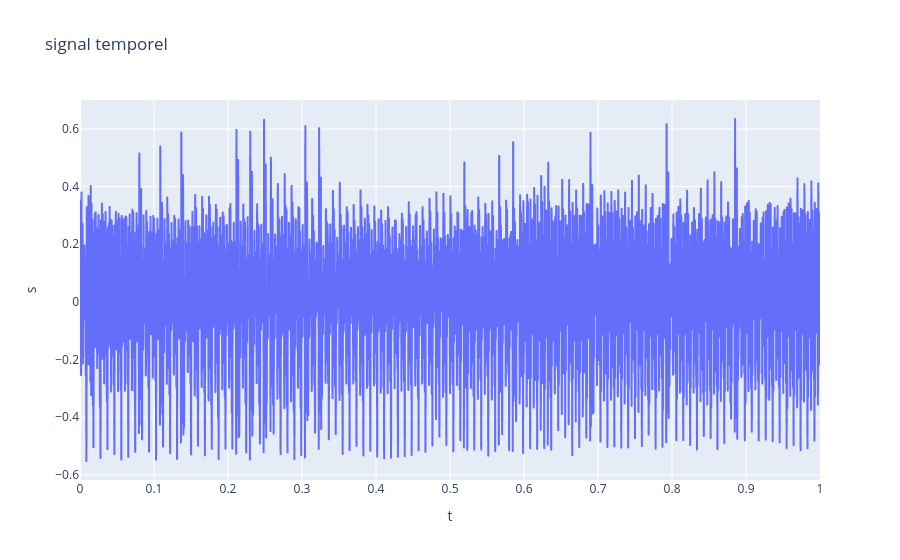
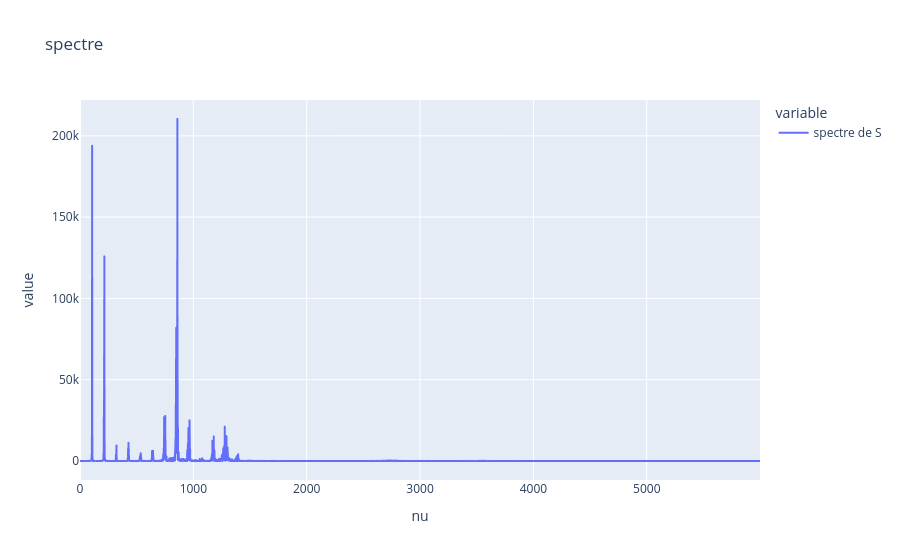
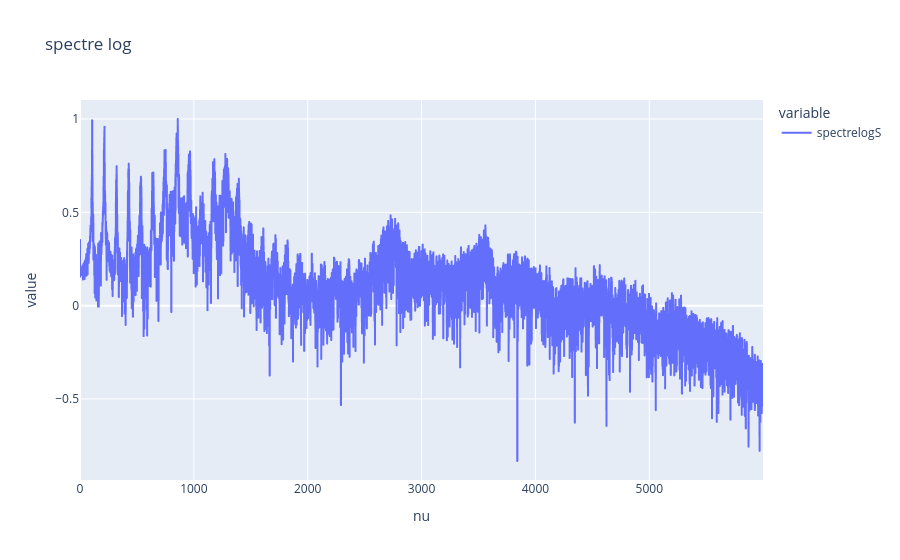

Write notebook code for charts like these, in order.
### Markdown cell above
FONCTION QUI RETOURNE L'AMPLITUDE ET LA FREQUENCE DU FONDAMENTALE ET DE H HARMONIQUES SOUS FORME DE VECTEUR

### Code cell
signal_dict = np.load('a_1.npz')

s = signal_dict['s']
t = signal_dict['t']

h=14
df=pd.DataFrame({"t":t, "s":s})
fig= px.line(df, x="t", y="s", title="signal temporel")
fig.show()

nu,S = san.trans_fourier(s,t)


spectreS = ((abs(S))**2)

df=pd.DataFrame({"nu":nu, "spectre de S":spectreS})
fig2= px.line(df, x="nu", y=["spectre de S"], title="spectre")
fig2.show()

spectrelogS = np.log10(spectreS)/((np.max(np.log10(spectreS))))

df=pd.DataFrame({"nu":nu, "spectrelogS":spectrelogS})
fig4= px.line(df, x="nu", y=["spectrelogS"], title="spectre log")
fig4.show()
#prend les pics

### Figure 1 — Plotly figure (JSON) as saved in the notebook; plotly's stock layout.template omitted (floating-point values rounded to 4 significant figures; data arrays with more than 128 entries replaced by an {"elided": "..."} marker saying what was removed)
{"data": [{"hovertemplate": "t=%{x}<br>s=%{y}<extra></extra>", "legendgroup": "", "line": {"color": "#636efa", "dash": "solid"}, "marker": {"symbol": "circle"}, "mode": "lines", "name": "", "showlegend": false, "type": "scattergl", "x": {"elided": "12000 float values"}, "xaxis": "x", "y": {"elided": "12000 float values"}, "yaxis": "y"}], "layout": {"legend": {"tracegroupgap": 0}, "title": {"text": "signal temporel"}, "xaxis": {"anchor": "y", "domain": [0, 1], "title": {"text": "t"}}, "yaxis": {"anchor": "x", "domain": [0, 1], "title": {"text": "s"}}}}

### Figure 2 — Plotly figure (JSON) as saved in the notebook; plotly's stock layout.template omitted (floating-point values rounded to 4 significant figures; data arrays with more than 128 entries replaced by an {"elided": "..."} marker saying what was removed)
{"data": [{"hovertemplate": "variable=spectre de S<br>nu=%{x}<br>value=%{y}<extra></extra>", "legendgroup": "spectre de S", "line": {"color": "#636efa", "dash": "solid"}, "marker": {"symbol": "circle"}, "mode": "lines", "name": "spectre de S", "showlegend": true, "type": "scattergl", "x": {"elided": "6000 float values"}, "xaxis": "x", "y": {"elided": "6000 float values"}, "yaxis": "y"}], "layout": {"legend": {"title": {"text": "variable"}, "tracegroupgap": 0}, "title": {"text": "spectre"}, "xaxis": {"anchor": "y", "domain": [0, 1], "title": {"text": "nu"}}, "yaxis": {"anchor": "x", "domain": [0, 1], "title": {"text": "value"}}}}

### Figure 3 — Plotly figure (JSON) as saved in the notebook; plotly's stock layout.template omitted (floating-point values rounded to 4 significant figures; data arrays with more than 128 entries replaced by an {"elided": "..."} marker saying what was removed)
{"data": [{"hovertemplate": "variable=spectrelogS<br>nu=%{x}<br>value=%{y}<extra></extra>", "legendgroup": "spectrelogS", "line": {"color": "#636efa", "dash": "solid"}, "marker": {"symbol": "circle"}, "mode": "lines", "name": "spectrelogS", "showlegend": true, "type": "scattergl", "x": {"elided": "6000 float values"}, "xaxis": "x", "y": {"elided": "6000 float values"}, "yaxis": "y"}], "layout": {"legend": {"title": {"text": "variable"}, "tracegroupgap": 0}, "title": {"text": "spectre log"}, "xaxis": {"anchor": "y", "domain": [0, 1], "title": {"text": "nu"}}, "yaxis": {"anchor": "x", "domain": [0, 1], "title": {"text": "value"}}}}
